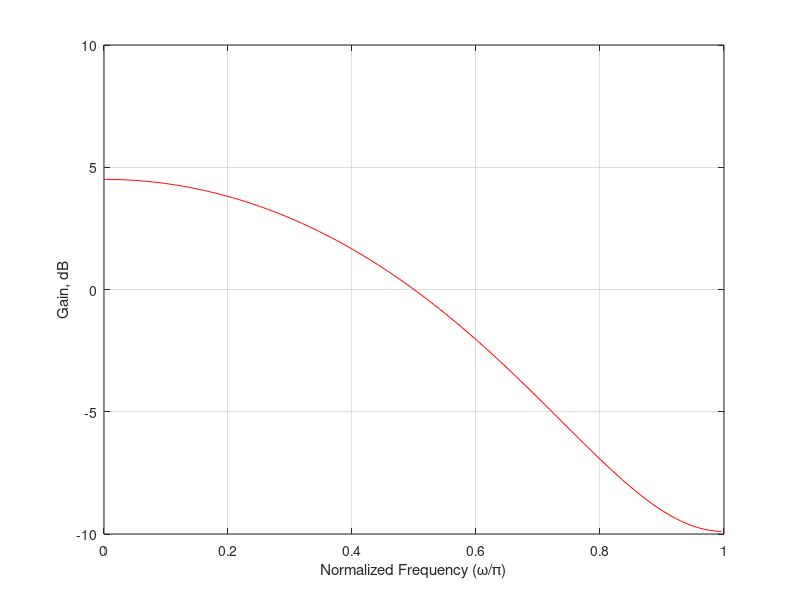

This figure's MATLAB source:
clc
close all
clear all
format long

N = input('Type in the window lengh = ');
bm = blackman(N);
disp('Window Coefficients');
disp(bm);
[h,omega] = freqz(bm,1,256);
mag = 20*log10(abs(h));
plot(omega/pi,mag,'r');grid;
xlabel('Normalized Frequency (\omega/\pi)');
ylabel('Gain, dB');
